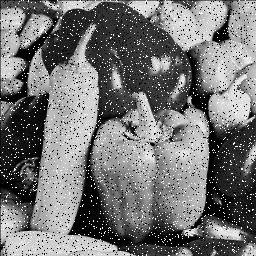
#> input picture 3.ImageFilter/Image2.jpg, 256 x 256 px
$ python BoxFillter.py
#> lines starting #> are read from the running program, lines starting #| are printed output that depends on the picture
import cv2
import numpy as np
from matplotlib import pyplot as plt

img = cv2.imread('Image2.jpg')
#> img is the input picture: shape (256, 256, 3); min 0, max 255, mean 117
blur = cv2.blur(img,(7, 7))
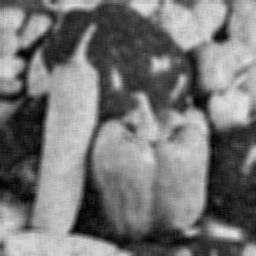
#> blur: shape (256, 256, 3); min 1, max 227, mean 117.2
plt.subplot(121),plt.imshow(img),plt.title('Original')
plt.xticks([]), plt.yticks([])
plt.subplot(122),plt.imshow(blur),plt.title('Nornalized Box Filter')
plt.xticks([]), plt.yticks([])
plt.show()
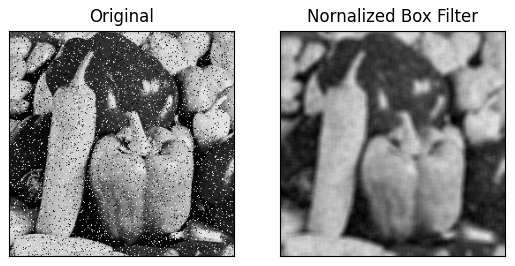
#> figure drawn by matplotlib, 2 panels
